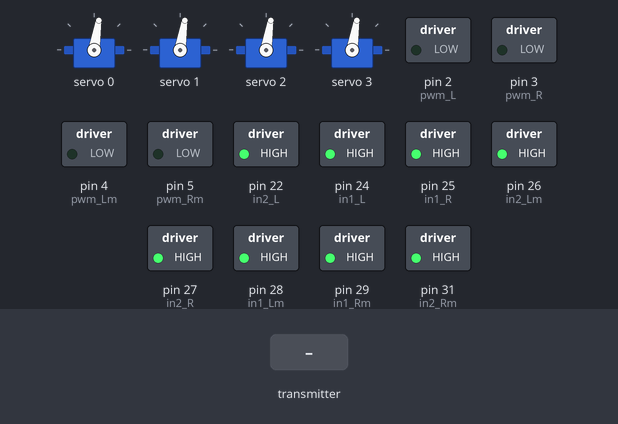
Bench run of a sketch on a simulated Arduino Mega 2560, built with avr-gcc and run on an emulated ATmega2560. Shown: 4 × servo, switched loads named in the sketch (green lamp = pin HIGH). The inputs (shaded band) are chosen by the test bench.

Above: at 1.2 s.
1.3 s: the transmitter starts sending readChannel.4 = 2000
At 2.3 s:
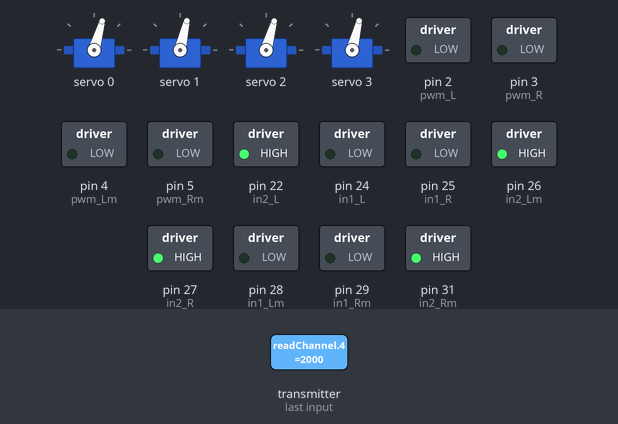
2.8 s: the transmitter starts sending readChannel.0 = 1000
At 3.4 s:
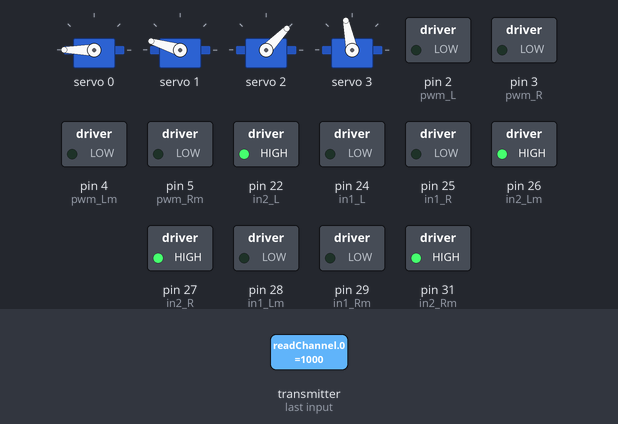
4.3 s: the transmitter starts sending readChannel.2 = 1000
At 4.7 s:
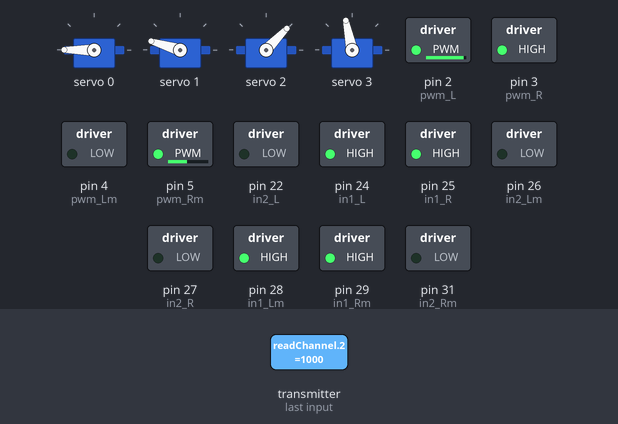
5.8 s: the transmitter starts sending readChannel.0 = 1250
At 6.9 s:
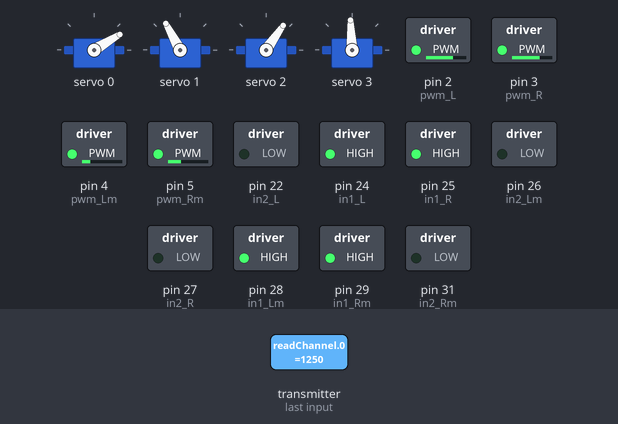
7.3 s: the transmitter starts sending readChannel.2 = 1250
At 8.1 s:
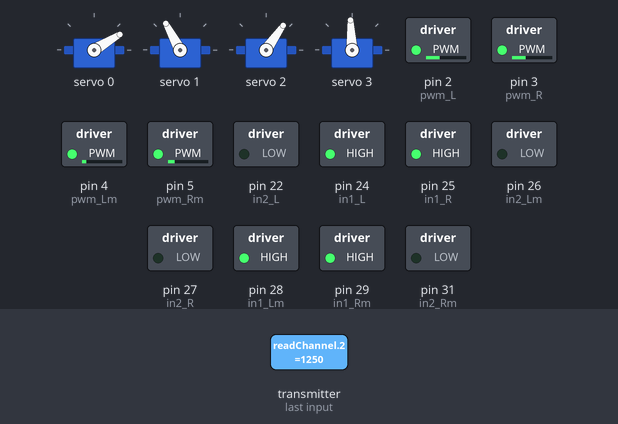
8.8 s: the transmitter starts sending readChannel.0 = 1500
At 9.1 s:
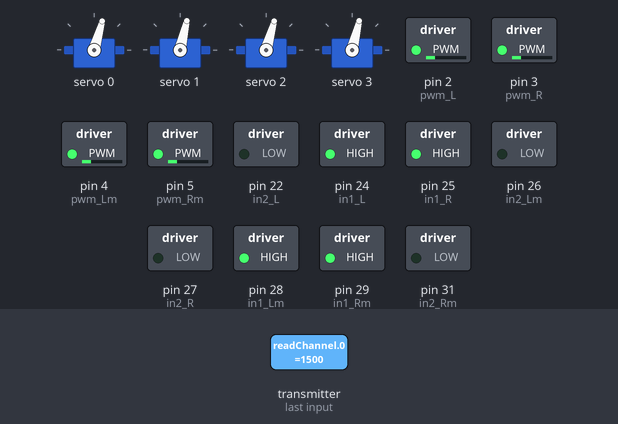
Timing chart, 0 to 11.3 s (numbered marks = the images above; inputs shaded):
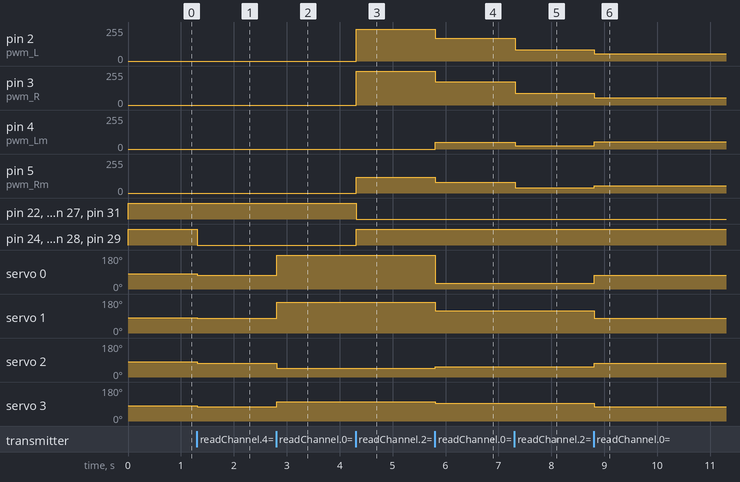

Measured:
- after the input at 1.3 s, pin 24 (in1_L), pin 25 (in1_R), pin 28 (in1_Lm), pin 29 (in1_Rm): HIGH → LOW at once; servo 0, servo 2: 81° → 74° at once; servo 1: 81° → 77° at once; servo 3: 81° → 76° at once
- after the input at 2.8 s, servo 0: 74° → 180° at once; servo 1: 77° → 163° at once; servo 2: 74° → 46° at once; servo 3: 76° → 102° at once
- after the input at 4.3 s, pin 2 (pwm_L): 0/255 → 238/255 at once; pin 3 (pwm_R): 0/255 → 255/255 at once; pin 5 (pwm_Rm): 0/255 → 120/255 at once; pin 22 (in2_L), pin 26 (in2_Lm), pin 27 (in2_R), pin 31 (in2_Rm): HIGH → LOW at once; pin 24 (in1_L), pin 25 (in1_R), pin 28 (in1_Lm), pin 29 (in1_Rm): LOW → HIGH at once
- after the input at 5.8 s, pin 2 (pwm_L): 238/255 → 172/255 at once; pin 3 (pwm_R): 255/255 → 175/255 at once; pin 4 (pwm_Lm): 0/255 → 52/255 at once; pin 5 (pwm_Rm): 120/255 → 82/255 at once; servo 0: 180° → 31° at once
- after the input at 7.3 s, pin 2 (pwm_L): 172/255 → 86/255 at once; pin 3 (pwm_R): 175/255 → 87/255 at once; pin 4 (pwm_Lm): 52/255 → 26/255 at once; pin 5 (pwm_Rm): 82/255 → 41/255 at once
- after the input at 8.8 s, pin 2 (pwm_L): 86/255 → 56/255 at once; pin 3 (pwm_R): 87/255 → 56/255 at once; pin 4 (pwm_Lm): 26/255 → 56/255 at once; pin 5 (pwm_Rm): 41/255 → 56/255 at once; servo 0: 31° → 74° at once

The sketch:

MARS_ROVER.ino
```cpp
#include "HCPCA9685.h"
#include <IBusBM.h>

//#include "ppm.h"
//#include <sbus.h>
//SBUS sbus;

#define  I2CAdd 0x40

IBusBM IBus;
HCPCA9685 HCPCA9685(I2CAdd);

int mystick[10];
bool controller_on = false;

int pwm_L = 2;
int in1_L = 24;
int in2_L = 22;
int pwm_R = 3;
int in1_R = 25;
int in2_R = 27;

int pwm_Lm = 4;
int in1_Lm = 28;
int in2_Lm = 26;
int pwm_Rm = 5;
int in1_Rm = 29;
int in2_Rm = 31;

void setup() {
  Serial.begin(115200);

  HCPCA9685.Init(SERVO_MODE);
  HCPCA9685.Sleep(false);

  //  sbus.begin(A1, sbusNonBlocking);
  //  ppm.begin(A1, false);
  //  while (true) {
  //    int flag = 0;
  //    get_t8s_ppm();
  //    for ( int i = 0; i < 8 ; i++) {
  //      if (mystick[i] <= 1000 and mystick[i] >= 0) flag++;
  //    }
  //    if (flag == 8) break;
  //    delay(10);
  //  }

  IBus.begin(Serial1);

  pinMode(A3, INPUT);
  pinMode(A2, INPUT);
  pinMode(pwm_L, OUTPUT);
  pinMode(in1_L, OUTPUT);
  pinMode(in2_L, OUTPUT);
  pinMode(pwm_R, OUTPUT);
  pinMode(in1_R, OUTPUT);
  pinMode(in2_R, OUTPUT);
  pinMode(pwm_Lm, OUTPUT);
  pinMode(in1_Lm, OUTPUT);
  pinMode(in2_Lm, OUTPUT);
  pinMode(pwm_Rm, OUTPUT);
  pinMode(in1_Rm, OUTPUT);
  pinMode(in2_Rm, OUTPUT);

  stop_motor();


}

void loop() {
  get_sbus();

  //  controller_on = true;

//  for (int i = 0; i < 10; i++) {
//    Serial.print(mystick[i]);
//    Serial.print(",");
//  }
//  Serial.println("");

  if (mystick[4] > 500 ) {
    int turning = map(mystick[0], -5, 1005, -90, 90);
    float myspeed = map(mystick[2], 0, 1000, -100, 100);
    set_motor((float)turning, myspeed, mystick[7] > 500);
  }
  else stop_motor();
}
```

back_up.ino
```cpp
//#include <Wire.h>
//#include <sbus.h>
//#define SBUS_PIN A1
//#include <Servo.h>
//#define SLAVE_ADDRESS 0x04
////Servo Xservo;
//Servo Yservo;
//bool debug=false;
//
//#include <ros.h>
//#include <std_msgs/UInt32.h>
//
//ros::NodeHandle  nh;
//
//std_msgs::UInt32 arduino_send;
//ros::Publisher chatter("arduino_send", &arduino_send);
//
///*
//D11 -> 11
//D10 -> 10
//D9 -> 9
//D7 -> 6
//D8 -> 5
//D6 -> 3
//LIN1 -> 8
//LIN2 -> x
//LPWM -> 10
//RIN1 -> A0  9
//RIN2 -> x
//RPWM -> 11
//motor en -> 7
//L-[6], R-[7]
//L R |   top       |   mid   |    but
//--------------------------------------------
//top | hand laser  |         | hand control LR
//--------------------------------------------
//mid |             |         | hand control FB
//--------------------------------------------
//but |             auto control
//*/
/////////////////////////////////pin 11 10 cannot used for pwm
//int current_pin = A2;
//int voltage_pin = A3;
//
//int Xservo_pin = -1;//5;
//int Yservo_pin = 3;
//int laser = -1;
//
//int left1 = A0;
//int left2 = 11;
//int leftpwm = 6;
//
//int right1 = 9;
//int right2 = 8;
//int rightpwm = 5;
//
//int motor = 7;
//
//int pinused[] = {
//  left1, left2, leftpwm, right1, right2, rightpwm,Xservo_pin,Yservo_pin,laser,motor};
//
//int state[4] = {
//  0, 0, 0, 0};
//int n = 0;
//int send_n = 0;
//uint8_t send_buffer[20];
//
//SBUS sbus;
//int t8s[8];
//int t8ss[8];
//int t8sss[8];
//int max_del = 500;
//int min_pwm = 40;
//int max_pwm = 0;
//float sampling = 25;
//
//int servo_x_min = 60;
//int servo_x_max = 170;
//
//unsigned long time;
//boolean t8s5 = false;
//
//void setup() {
//  if(debug)Serial.begin(57600);
//
//
//  Serial.println("pin init");
//  for (int i = 0; i < sizeof(pinused)/sizeof(pinused[0]); i++) {
//    pinMode(pinused[i], OUTPUT);
//    digitalWrite(pinused[i], LOW);
//    Serial.println(pinused[i]);
//  }
//  pinMode(current_pin, INPUT);
//  pinMode(voltage_pin, INPUT);
//  Serial.println("pin init done");
//
//  sbus.begin(SBUS_PIN, sbusNonBlocking);
//  for (int i = 0; i < 8; i++) t8s[i]=1500;
//
//  Yservo.attach(Yservo_pin);
////  Xservo.attach(Xservo_pin);/
//
//  nh.initNode();
//  nh.advertise(chatter);
//}
//int maxx = 0;
//void loop() {
//
//  Serial.println();
//  /////////////////////////////////////////////////get t8s sbus
//  if (sbus.failsafeActive()){
//    digitalWrite(right1,LOW);
//    digitalWrite(right2,LOW);
//    analogWrite(rightpwm,0);
//    digitalWrite(left1,LOW);
//    digitalWrite(left2,LOW);
//    analogWrite(leftpwm,0);
////    Serial.print("fail");
//    return;
//  }
//  int temp = sbus.getChannel(9);
//  if (temp != 1547 || sbus.signalLossActive()){
////    Serial.println("break");
//    return;
//  }
//  temp = sbus.getChannel(1);
//  if (temp > 1000 && abs(temp-t8s[0])<max_del ) t8s[0] = temp;
//  temp = sbus.getChannel(2);
//  if (temp > 1000 && abs(temp-t8s[1])<max_del ) t8s[1] = temp;
//  temp = sbus.getChannel(3);
//  if (temp > 1000 && abs(temp-t8s[2])<max_del ) t8s[2] = temp;
//  temp = sbus.getChannel(4);
//  if (temp > 1000 && abs(temp-t8s[3])<max_del ) t8s[3] = temp;
//  temp = sbus.getChannel(5);
//  if (temp == 1005 || temp == 1505 || temp == 2005) t8s[7] = temp;
//  temp = sbus.getChannel(6);
//  if (temp == 1005 || temp == 2005) t8s[5] = temp;
//  temp = sbus.getChannel(7);
//  if (temp == 1005 || temp == 1505 || temp == 2005) t8s[6] = temp;
//  temp = sbus.getChannel(8);
//  if (temp > 1000) t8s[4] = temp;
//  t8s[0] = int((float(t8s[0])-sampling/2-1005)/sampling)*sampling+(sampling/2+1013);
//  t8s[1] = int((float(t8s[1])-sampling/2-1005)/sampling)*sampling+(sampling/2+1013);
//  t8s[2] = int((float(t8s[2])-sampling/2-1005)/sampling)*sampling+(sampling/2+1013);
//  t8s[3] = int((float(t8s[3])-sampling/2-1005)/sampling)*sampling+(sampling/2+1013);
//  t8s[4] = int((float(t8s[4])-sampling/2-1005)/sampling)*sampling+(sampling/2+1013);
//  if( abs(t8s[0]-t8sss[0]) < abs(t8s[0]-t8ss[0]) ) t8ss[0]=t8sss[0];
//  if( abs(t8s[1]-t8sss[1]) < abs(t8s[1]-t8ss[1]) ) t8ss[1]=t8sss[1];
//  if( abs(t8s[2]-t8sss[2]) < abs(t8s[2]-t8ss[2]) ) t8ss[2]=t8sss[2];
//  if( abs(t8s[3]-t8sss[3]) < abs(t8s[3]-t8ss[3]) ) t8ss[3]=t8sss[3];
//  if( abs(t8s[4]-t8sss[4]) < abs(t8s[4]-t8ss[4]) ) t8ss[4]=t8sss[4];
//  for (int i = 0; i < 8; i++) {
//    Serial.print(t8ss[i]);
//    Serial.print(",");
//  }
//  max_pwm = map(t8ss[4],1025,2000,min_pwm,255);
//  //  Serial.print(max_pwm);
//  Serial.print(analogRead(voltage_pin));
//  Serial.print(",");
//  Serial.print(analogRead(current_pin)*10);
//  Serial.println();
//
//  arduino_send.data = map(analogRead(voltage_pin),620,900,1000,1500)*10000;
//  arduino_send.data += map(abs(t8ss[2]-1550),0,450,0,1000);
//  chatter.publish( &arduino_send );
//  nh.spinOnce();
//  /////////////////////////////////////////////////set from nano
//  if(t8ss[6] == 1005){
//      set_left_motor();
//      set_right_motor();
//  }
//
//  ////////////////////////////////////////////////////set from t8ss
//  else if(t8ss[6] == 2005){
//    if(t8ss[7] == 2005){
//      Yservo.write(int(map(t8ss[2],1025,2000,0,180)));
////      Xservo.write(int(map(t8ss[3],1025,2000,servo_x_min,servo_x_max)));/
////      Serial.println(int(map(t8ss[2],1025,2000,0,180)));
//    }
//    else if(t8ss[7] == 1005){
//      if(t8ss[2]>1550){/////////////////////L   front
//        digitalWrite(right1,HIGH);
//        digitalWrite(right2,LOW);
//        int myspeed = int(map(abs(t8ss[2]-1550),25,450,min_pwm,max_pwm));
//        analogWrite(rightpwm,myspeed);
//        if(debug){
//          Serial.print(" 1 ");
//          Serial.print(myspeed);
//        }
//      }
//      else if(t8ss[2]<1450){///////////////////////back
//        digitalWrite(right1,LOW);
//        digitalWrite(right2,HIGH);
//        int myspeed = int(map(abs(t8ss[2]-1450),25,425,min_pwm,max_pwm));
//        analogWrite(rightpwm,myspeed);
//        if(debug){
//          Serial.print(" 2 ");
//          Serial.print(myspeed);
//        }
//      }
//      else{
//        digitalWrite(right1,LOW);
//        digitalWrite(right2,LOW);
//        analogWrite(rightpwm,0);
//        if(debug){
//          Serial.print(" R0 ");
//        }
//      }
//
//
//      if(t8ss[1]>1550){/////////////////R     back
//        digitalWrite(left1,HIGH);
//        digitalWrite(left2,LOW);
//        int myspeed = int(map(abs(t8ss[1]-1550),25,450,min_pwm,max_pwm));
//        analogWrite(leftpwm,myspeed);
//        if(debug){
//          Serial.print(" 3 ");
//          Serial.print(myspeed);
//        }
//      }
//      else if(t8ss[1]<1450){////////////////front
//        digitalWrite(left1,LOW);
//        digitalWrite(left2,HIGH);
//        int myspeed = int(map(abs(t8ss[1]-1450),25,425,min_pwm,max_pwm));
//        analogWrite(leftpwm,myspeed);
//        if(debug){
//          Serial.print(" 4 ");
//          Serial.print(myspeed);
//        }
//      }
//      else{
//        digitalWrite(left1,LOW);
//        digitalWrite(left2,LOW);
//        analogWrite(leftpwm,0);
//        if(debug){
//          Serial.print(" L0 ");
//        }
//      }
//    }
////    Serial.println();
//  }
//
//  else if(t8ss[6] == 1505){
//    if(t8ss[7] == 1005){
//      if(t8ss[2]==1500){
//        digitalWrite(right1,LOW);
//        digitalWrite(right2,LOW);
//        analogWrite(rightpwm,0);
//        digitalWrite(left1,LOW);
//        digitalWrite(left2,LOW);
//        analogWrite(leftpwm,0);
//      }
//      else if(t8ss[2]>1550){/////////////////////front
//        int pwm = map(abs(t8ss[2]-1550),25,450,min_pwm,max_pwm);
//        int turn = map(abs(t8ss[0]-1500),25,500,0,pwm);
//        digitalWrite(right1,HIGH);
//        digitalWrite(right2,LOW);
//        digitalWrite(left1,LOW);
//        digitalWrite(left2,HIGH);
//        if( t8ss[0] == 1500){
//          analogWrite(leftpwm,pwm);
//          analogWrite(rightpwm,pwm);
//        }
//        else if(t8ss[0] > 1500){
//          analogWrite(leftpwm,pwm-turn);
//          analogWrite(rightpwm,pwm);
//        }
//        else if(t8ss[0] < 1500){
//          analogWrite(leftpwm,pwm);
//          analogWrite(rightpwm,pwm-turn);
//        }
//      }
//      else if(t8ss[2]<1450){///////////////////////back
//        int pwm = map(abs(t8ss[2]-1450),25,425,min_pwm,max_pwm);
//        int turn = map(abs(t8ss[0]-1500),25,500,0,pwm);
//        digitalWrite(right1,LOW);
//        digitalWrite(right2,HIGH);
//        digitalWrite(left1,HIGH);
//        digitalWrite(left2,LOW);
//        if( t8ss[0] == 1500){
//          analogWrite(leftpwm,pwm);
//          analogWrite(rightpwm,pwm);
//        }
//        else if(t8ss[0] < 1500){
//          analogWrite(leftpwm,pwm-turn);
//          analogWrite(rightpwm,pwm);
//        }
//        else if(t8ss[0] > 1500){
//          analogWrite(leftpwm,pwm);
//          analogWrite(rightpwm,pwm-turn);
//        }
//      }
//    }
//  }
//
//  if (t8s[5] == 1005){
//    if(!t8s5){
//      time=millis();
//      t8s5 = true;
//    }
//  }
//  else{
//    if(t8s5){
//      if(t8s[7] == 1005){
//        if(millis()-time < 1000){
//          digitalWrite(motor,LOW);
//
//        }
//        else{
//          digitalWrite(motor,HIGH);
//        }
//      }
//
//      t8s5 = false;
//    }
//  }
//
//  delay(10);
//  memcpy(t8sss, t8ss, sizeof(t8ss[0])*8);
//  memcpy(t8ss, t8s, sizeof(t8s[0])*8);
//}
//
//void set_right_motor() {
////  digitalWrite(left1, state[0] % 10 == 1 ? HIGH : LOW);
////  digitalWrite(left2, int(state[0] / 10) == 1 ? HIGH : LOW);
////  analogWrite(leftpwm, state[1]);
//}
//void set_left_motor() {
////  digitalWrite(right1, state[2] % 10 == 1 ? HIGH : LOW);
////  digitalWrite(right2, int(state[2] / 10) == 1 ? HIGH : LOW);
////  analogWrite(rightpwm, state[3]);
//}
```

motor_control.ino
```cpp
float wheel_r = 122;

float d1 = 271; // distance in mm
float d2 = -278;
float d3 = 301;
float d4 = 304;
float d23 = (-d2 + d3) / 2;

int offset0 = -15;
int offset1 = -7;
int offset2 = -15;
int offset3 = -10;

float max_r = d1 + ( d3 / tan(M_PI / 2));
float max_v = sqrt(square(d23) + square(d1 + max_r)) / max_r;
float norm_v = 255 / max_v;

void stop_motor() {
  digitalWrite(in1_L, HIGH);
  digitalWrite(in2_L, HIGH);
  digitalWrite(in1_R, HIGH);
  digitalWrite(in2_R, HIGH);
  digitalWrite(in1_Lm, HIGH);
  digitalWrite(in2_Lm, HIGH);
  digitalWrite(in1_Rm, HIGH);
  digitalWrite(in2_Rm, HIGH);
  analogWrite(pwm_L, 0);
  analogWrite(pwm_R, 0);
  analogWrite(pwm_Lm, 0);
  analogWrite(pwm_Rm, 0);
  HCPCA9685.Servo(0, 180);
  HCPCA9685.Servo(1, 180);
  HCPCA9685.Servo(2, 180);
  HCPCA9685.Servo(3, 180);
}

float check_inf_div(float a, float b) {
  if ( a == INFINITY && b == INFINITY) return 1;
  if ( a == INFINITY && b != INFINITY) return INFINITY;
  if ( a != INFINITY && b == INFINITY) return 0;
  else return a / b;
}

void set_motor(float ang, float myspeed , bool o) {
  // ang : 0~90 deg
  // speed : 0~100 %
  // ang = w4 ang  / w2 ang

  myspeed = myspeed / 100;
  ang = (ang / 180) * M_PI ;
  float r = d1 + ( d3 / tan(fabs(ang)));
  if (o) r = 0;

  float ang1 = atan( d3 / ( r + d1) );
  float ang3 = atan( d2 / ( r + d1) );
  float ang4 = atan( d3 / ( r - d1) );
  float ang6 = atan( d2 / ( r - d1) );

  if (ang < 0) {
    ang1 = -atan( d3 / ( r - d1) );
    ang3 = -atan( d2 / ( r - d1) );
    ang4 = -atan( d3 / ( r + d1) );
    ang6 = -atan( d2 / ( r + d1) );
  }

  ang1 = (ang1 / M_PI) * 180;
  ang3 = (ang3 / M_PI) * 180;
  ang4 = (ang4 / M_PI) * 180;
  ang6 = (ang6 / M_PI) * 180;

  // from -90~90
  // to 0 ~360
  ang1 = ang1 * 2 + 180;
  ang3 = ang3 * 2 + 180;
  ang4 = ang4 * 2 + 180;
  ang6 = ang6 * 2 + 180;

  HCPCA9685.Servo(0, ang1 + offset0);
  HCPCA9685.Servo(1, ang3 + offset1);
  HCPCA9685.Servo(2, ang4 + offset2);
  HCPCA9685.Servo(3, ang6 + offset3);

  float V13 = check_inf_div( sqrt(square(d23) + square(d1 + r)) , r ) ;
  float V2  = check_inf_div( r + d4 , r );
  float V46 = check_inf_div( sqrt(square(d23) + square(r - d1)) , r ) ;
  float V5  = check_inf_div( r - d4 , r );

  //  Serial.println(ang);
  //  Serial.println(r);
  //  Serial.println(myspeed);
  //  Serial.println(V13);
  //  Serial.println(V2);
  //  Serial.println(V46);
  //  Serial.println(V5);
  //  Serial.println( myspeed * norm_v * V13);
  //  Serial.println( myspeed * norm_v * V2);
  //  Serial.println( myspeed * norm_v * V46);
  //  Serial.println( myspeed * norm_v * V5);
  //  Serial.println();

  if (o) {
    analogWrite(pwm_L , 255 * fabs(myspeed));
    analogWrite(pwm_R , 255 * fabs(myspeed));
    analogWrite(pwm_Lm, 255 * fabs(myspeed));
    analogWrite(pwm_Rm, 255 * fabs(myspeed));

  } else {
    if (ang >= 0) {
      analogWrite(pwm_L , max( 0, fabs(myspeed) * norm_v * V13));
      analogWrite(pwm_R , max( 0, fabs(myspeed) * norm_v * V2) );
      analogWrite(pwm_Lm, max( 0, fabs(myspeed) * norm_v * V46));
      analogWrite(pwm_Rm, max( 0, fabs(myspeed) * norm_v * V5) );
    } else {
      analogWrite(pwm_R , max( 0, fabs(myspeed) * norm_v * V13));
      analogWrite(pwm_L , max( 0, fabs(myspeed) * norm_v * V2) );
      analogWrite(pwm_Rm, max( 0, fabs(myspeed) * norm_v * V46));
      analogWrite(pwm_Lm, max( 0, fabs(myspeed) * norm_v * V5) );
    }
  }

  if (myspeed < 0) {
    digitalWrite(in1_L, HIGH);
    digitalWrite(in2_L, LOW);
    digitalWrite(in1_R, HIGH);
    digitalWrite(in2_R, LOW);
    digitalWrite(in1_Lm, HIGH);
    digitalWrite(in2_Lm, LOW);
    digitalWrite(in1_Rm, HIGH);
    digitalWrite(in2_Rm, LOW);
  } else {
    digitalWrite(in1_L, LOW);
    digitalWrite(in2_L, HIGH);
    digitalWrite(in1_R, LOW);
    digitalWrite(in2_R, HIGH);
    digitalWrite(in1_Lm, LOW);
    digitalWrite(in2_Lm, HIGH);
    digitalWrite(in1_Rm, LOW);
    digitalWrite(in2_Rm, HIGH);
  }

}
```

new_sbus.ino
```cpp
int get_sbus() {
  for ( int i = 0; i < 10 ; i++) {
    mystick[i] = IBus.readChannel(i)-1000;
  }
}
```

ppm.ino
```cpp
/*
int sampling = 20;

int filt_num = 10;
float filter_arr [8][10];

int get_t8s_ppm() {
  for ( int i = 0; i < 10 ; i++) {
    float read_num = ppm.read_channel(i + 1);

    float sum=0;
    for ( int j = 0; j < filt_num-1 ; j++){
      filter_arr[i][j] = filter_arr[i][j+1];
      sum += filter_arr[i][j+1];
    }
    filter_arr[i][filt_num-1]= read_num;
    sum += read_num;
    sum /= filt_num;

    sum = map(sum, 990, 2000, 0, 1000);
//    sum = int(map(sum, 0, 1000, 0, sampling));
//    sum = map(sum, 0, sampling, 0, 1000);
    mystick[i] = sum;
  }

}
*/

/*
mystick[0] = Rx
mystick[1] = Ry
mystick[2] = Ly
mystick[3] = Lx
mystick[4] = Rsw
mystick[5] = Rbut
mystick[6] = Lsw
mystick[7] = Lrow
*/
```

Source omitted: sbus.ino (3571 bytes)
